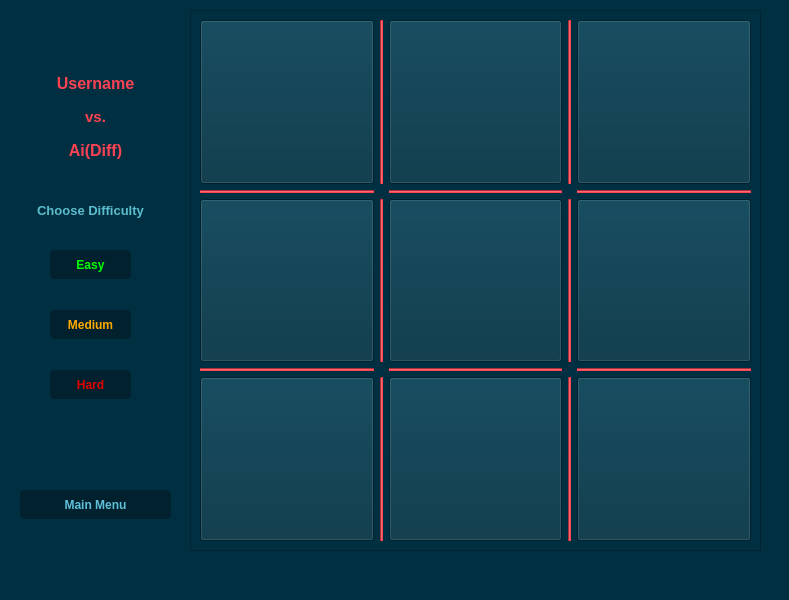
<?xml version="1.0" encoding="UTF-8"?>
<ui version="4.0">
 <class>pvai</class>
 <widget class="QDialog" name="pvai">
  <property name="geometry">
   <rect>
    <x>0</x>
    <y>0</y>
    <width>789</width>
    <height>600</height>
   </rect>
  </property>
  <property name="windowTitle">
   <string>Player VS AI</string>
  </property>
  <property name="styleSheet">
   <string notr="true">background-color: rgb(0, 47, 65);</string>
  </property>
  <widget class="QLabel" name="difficulty">
   <property name="geometry">
    <rect>
     <x>20</x>
     <y>200</y>
     <width>141</width>
     <height>20</height>
    </rect>
   </property>
   <property name="font">
    <font>
     <pointsize>10</pointsize>
     <bold>true</bold>
    </font>
   </property>
   <property name="styleSheet">
    <string notr="true">color: rgb(91, 189, 206);</string>
   </property>
   <property name="text">
    <string>Choose Difficulty</string>
   </property>
   <property name="alignment">
    <set>Qt::AlignCenter</set>
   </property>
  </widget>
  <widget class="QPushButton" name="easy">
   <property name="geometry">
    <rect>
     <x>50</x>
     <y>250</y>
     <width>81</width>
     <height>29</height>
    </rect>
   </property>
   <property name="font">
    <font>
     <bold>true</bold>
    </font>
   </property>
   <property name="styleSheet">
    <string notr="true">QPushButton{
color: rgb(0, 255, 0);
background-color: rgb(0, 33, 45);
border: 3px solid;
border-radius: 5px;
border-color: rgb(0, 33, 45);
}
QPushButton:Hover{
border-color: rgb(0, 35, 48);
background-color: rgb(0, 35, 48);
}
QPushButton:Pressed{
background-color: rgb(0, 255, 0);
color:rgb(0, 33, 45);
border-color: rgb(0, 255, 0);
}</string>
   </property>
   <property name="text">
    <string>Easy</string>
   </property>
  </widget>
  <widget class="QPushButton" name="medium">
   <property name="geometry">
    <rect>
     <x>50</x>
     <y>310</y>
     <width>81</width>
     <height>29</height>
    </rect>
   </property>
   <property name="font">
    <font>
     <bold>true</bold>
    </font>
   </property>
   <property name="styleSheet">
    <string notr="true">QPushButton{
color: rgb(255, 170, 0);
background-color: rgb(0, 33, 45);
border: 3px solid;
border-radius: 5px;
border-color: rgb(0, 33, 45);
}
QPushButton:Hover{
border-color: rgb(0, 35, 48);
background-color: rgb(0, 35, 48);
}
QPushButton:Pressed{
background-color: rgb(255, 170, 0);
color:rgb(0, 33, 45);
border-color: rgb(255, 170, 0);
}</string>
   </property>
   <property name="text">
    <string>Medium</string>
   </property>
  </widget>
  <widget class="QPushButton" name="hard">
   <property name="geometry">
    <rect>
     <x>50</x>
     <y>370</y>
     <width>81</width>
     <height>29</height>
    </rect>
   </property>
   <property name="font">
    <font>
     <bold>true</bold>
    </font>
   </property>
   <property name="styleSheet">
    <string notr="true">QPushButton{
color: rgb(225, 0, 0);
background-color: rgb(0, 33, 45);
border: 3px solid;
border-radius: 5px;
border-color: rgb(0, 33, 45);
}
QPushButton:Hover{
border-color: rgb(0, 35, 48);
background-color: rgb(0, 35, 48);
}
QPushButton:Pressed{
background-color: rgb(225, 0, 0);
color:rgb(0, 33, 45);
border-color: rgb(225, 0, 0);
}</string>
   </property>
   <property name="text">
    <string>Hard</string>
   </property>
  </widget>
  <widget class="QPushButton" name="main_menu">
   <property name="geometry">
    <rect>
     <x>20</x>
     <y>490</y>
     <width>151</width>
     <height>29</height>
    </rect>
   </property>
   <property name="font">
    <font>
     <bold>true</bold>
    </font>
   </property>
   <property name="styleSheet">
    <string notr="true">QPushButton{
color: rgb(96, 192, 218);
background-color: rgb(0, 33, 45);
border: 3px solid;
border-radius: 5px;
border-color: rgb(0, 33, 45);
}
QPushButton:Hover{
border-color: rgb(0, 35, 48);
background-color: rgb(0, 35, 48);
}
QPushButton:Pressed{
background-color: rgb(96, 192, 218);
color:rgb(0, 33, 45);
border-color: rgb(96, 192, 218);
}</string>
   </property>
   <property name="text">
    <string>Main Menu</string>
   </property>
  </widget>
  <widget class="QWidget" name="layoutWidget_2">
   <property name="geometry">
    <rect>
     <x>30</x>
     <y>70</y>
     <width>131</width>
     <height>94</height>
    </rect>
   </property>
   <layout class="QVBoxLayout" name="verticalLayout">
    <item>
     <widget class="QLabel" name="username">
      <property name="font">
       <font>
        <pointsize>12</pointsize>
        <italic>false</italic>
        <bold>true</bold>
       </font>
      </property>
      <property name="styleSheet">
       <string notr="true">color: rgb(253, 66, 83);</string>
      </property>
      <property name="text">
       <string>Username</string>
      </property>
      <property name="alignment">
       <set>Qt::AlignCenter</set>
      </property>
     </widget>
    </item>
    <item>
     <widget class="QLabel" name="VS">
      <property name="font">
       <font>
        <pointsize>11</pointsize>
        <bold>true</bold>
       </font>
      </property>
      <property name="styleSheet">
       <string notr="true">color: rgb(253, 66, 83);</string>
      </property>
      <property name="text">
       <string>vs.</string>
      </property>
      <property name="alignment">
       <set>Qt::AlignCenter</set>
      </property>
     </widget>
    </item>
    <item>
     <widget class="QLabel" name="diff">
      <property name="font">
       <font>
        <pointsize>12</pointsize>
        <bold>true</bold>
       </font>
      </property>
      <property name="styleSheet">
       <string notr="true">color: rgb(253, 66, 83);</string>
      </property>
      <property name="text">
       <string>Ai(Diff)</string>
      </property>
      <property name="alignment">
       <set>Qt::AlignCenter</set>
      </property>
     </widget>
    </item>
   </layout>
  </widget>
  <widget class="QFrame" name="frame1">
   <property name="geometry">
    <rect>
     <x>190</x>
     <y>10</y>
     <width>571</width>
     <height>541</height>
    </rect>
   </property>
   <property name="frameShape">
    <enum>QFrame::StyledPanel</enum>
   </property>
   <property name="frameShadow">
    <enum>QFrame::Raised</enum>
   </property>
   <widget class="QWidget" name="layoutWidget">
    <property name="geometry">
     <rect>
      <x>10</x>
      <y>10</y>
      <width>551</width>
      <height>521</height>
     </rect>
    </property>
    <layout class="QGridLayout" name="gridLayout">
     <item row="1" column="2">
      <widget class="Line" name="line_9">
       <property name="font">
        <font>
         <bold>true</bold>
        </font>
       </property>
       <property name="styleSheet">
        <string notr="true">background-color: rgb(255, 67, 80);</string>
       </property>
       <property name="orientation">
        <enum>Qt::Horizontal</enum>
       </property>
      </widget>
     </item>
     <item row="4" column="2">
      <widget class="QPushButton" name="eight">
       <property name="sizePolicy">
        <sizepolicy hsizetype="Minimum" vsizetype="Preferred">
         <horstretch>0</horstretch>
         <verstretch>0</verstretch>
        </sizepolicy>
       </property>
       <property name="font">
        <font>
         <family>Century Gothic</family>
         <pointsize>30</pointsize>
         <bold>true</bold>
        </font>
       </property>
       <property name="styleSheet">
        <string notr="true"/>
       </property>
       <property name="text">
        <string/>
       </property>
      </widget>
     </item>
     <item row="2" column="3">
      <widget class="Line" name="line_3">
       <property name="styleSheet">
        <string notr="true">background-color: rgb(255, 67, 80);</string>
       </property>
       <property name="orientation">
        <enum>Qt::Vertical</enum>
       </property>
      </widget>
     </item>
     <item row="2" column="4">
      <widget class="QPushButton" name="six">
       <property name="sizePolicy">
        <sizepolicy hsizetype="Minimum" vsizetype="Preferred">
         <horstretch>0</horstretch>
         <verstretch>0</verstretch>
        </sizepolicy>
       </property>
       <property name="font">
        <font>
         <family>Century Gothic</family>
         <pointsize>30</pointsize>
         <bold>true</bold>
        </font>
       </property>
       <property name="styleSheet">
        <string notr="true"/>
       </property>
       <property name="text">
        <string/>
       </property>
      </widget>
     </item>
     <item row="4" column="4">
      <widget class="QPushButton" name="nine">
       <property name="sizePolicy">
        <sizepolicy hsizetype="Minimum" vsizetype="Preferred">
         <horstretch>0</horstretch>
         <verstretch>0</verstretch>
        </sizepolicy>
       </property>
       <property name="font">
        <font>
         <family>Century Gothic</family>
         <pointsize>30</pointsize>
         <bold>true</bold>
        </font>
       </property>
       <property name="styleSheet">
        <string notr="true"/>
       </property>
       <property name="text">
        <string/>
       </property>
      </widget>
     </item>
     <item row="0" column="4">
      <widget class="QPushButton" name="three">
       <property name="sizePolicy">
        <sizepolicy hsizetype="Minimum" vsizetype="Preferred">
         <horstretch>0</horstretch>
         <verstretch>0</verstretch>
        </sizepolicy>
       </property>
       <property name="font">
        <font>
         <family>Century Gothic</family>
         <pointsize>30</pointsize>
         <bold>true</bold>
        </font>
       </property>
       <property name="styleSheet">
        <string notr="true"/>
       </property>
       <property name="text">
        <string/>
       </property>
      </widget>
     </item>
     <item row="0" column="0">
      <widget class="QPushButton" name="one">
       <property name="sizePolicy">
        <sizepolicy hsizetype="Minimum" vsizetype="Preferred">
         <horstretch>0</horstretch>
         <verstretch>0</verstretch>
        </sizepolicy>
       </property>
       <property name="font">
        <font>
         <family>Century Gothic</family>
         <pointsize>30</pointsize>
         <bold>true</bold>
        </font>
       </property>
       <property name="styleSheet">
        <string notr="true">background-color: rgb(0, 47, 65);</string>
       </property>
       <property name="text">
        <string/>
       </property>
      </widget>
     </item>
     <item row="0" column="3">
      <widget class="Line" name="line_5">
       <property name="styleSheet">
        <string notr="true">background-color: rgb(255, 67, 80);</string>
       </property>
       <property name="orientation">
        <enum>Qt::Vertical</enum>
       </property>
      </widget>
     </item>
     <item row="0" column="2">
      <widget class="QPushButton" name="two">
       <property name="sizePolicy">
        <sizepolicy hsizetype="Minimum" vsizetype="Preferred">
         <horstretch>0</horstretch>
         <verstretch>0</verstretch>
        </sizepolicy>
       </property>
       <property name="font">
        <font>
         <family>Century Gothic</family>
         <pointsize>30</pointsize>
         <bold>true</bold>
        </font>
       </property>
       <property name="styleSheet">
        <string notr="true"/>
       </property>
       <property name="text">
        <string/>
       </property>
      </widget>
     </item>
     <item row="4" column="3">
      <widget class="Line" name="line_4">
       <property name="styleSheet">
        <string notr="true">background-color: rgb(255, 67, 80);</string>
       </property>
       <property name="orientation">
        <enum>Qt::Vertical</enum>
       </property>
      </widget>
     </item>
     <item row="0" column="1">
      <widget class="Line" name="line_8">
       <property name="styleSheet">
        <string notr="true">background-color: rgb(255, 67, 80);</string>
       </property>
       <property name="orientation">
        <enum>Qt::Vertical</enum>
       </property>
      </widget>
     </item>
     <item row="4" column="1">
      <widget class="Line" name="line_6">
       <property name="styleSheet">
        <string notr="true">background-color: rgb(255, 67, 80);</string>
       </property>
       <property name="orientation">
        <enum>Qt::Vertical</enum>
       </property>
      </widget>
     </item>
     <item row="4" column="0">
      <widget class="QPushButton" name="seven">
       <property name="sizePolicy">
        <sizepolicy hsizetype="Minimum" vsizetype="Preferred">
         <horstretch>0</horstretch>
         <verstretch>0</verstretch>
        </sizepolicy>
       </property>
       <property name="font">
        <font>
         <family>Century Gothic</family>
         <pointsize>30</pointsize>
         <bold>true</bold>
        </font>
       </property>
       <property name="styleSheet">
        <string notr="true"/>
       </property>
       <property name="text">
        <string/>
       </property>
      </widget>
     </item>
     <item row="2" column="0">
      <widget class="QPushButton" name="four">
       <property name="sizePolicy">
        <sizepolicy hsizetype="Minimum" vsizetype="Preferred">
         <horstretch>0</horstretch>
         <verstretch>0</verstretch>
        </sizepolicy>
       </property>
       <property name="font">
        <font>
         <family>Century Gothic</family>
         <pointsize>30</pointsize>
         <bold>true</bold>
        </font>
       </property>
       <property name="styleSheet">
        <string notr="true"/>
       </property>
       <property name="text">
        <string/>
       </property>
      </widget>
     </item>
     <item row="2" column="2">
      <widget class="QPushButton" name="five">
       <property name="sizePolicy">
        <sizepolicy hsizetype="Minimum" vsizetype="Preferred">
         <horstretch>0</horstretch>
         <verstretch>0</verstretch>
        </sizepolicy>
       </property>
       <property name="font">
        <font>
         <family>Century Gothic</family>
         <pointsize>30</pointsize>
         <bold>true</bold>
        </font>
       </property>
       <property name="styleSheet">
        <string notr="true"/>
       </property>
       <property name="text">
        <string/>
       </property>
      </widget>
     </item>
     <item row="2" column="1">
      <widget class="Line" name="line_7">
       <property name="styleSheet">
        <string notr="true">background-color: rgb(255, 67, 80);</string>
       </property>
       <property name="orientation">
        <enum>Qt::Vertical</enum>
       </property>
      </widget>
     </item>
     <item row="1" column="4">
      <widget class="Line" name="line_10">
       <property name="font">
        <font>
         <bold>true</bold>
        </font>
       </property>
       <property name="styleSheet">
        <string notr="true">background-color: rgb(255, 67, 80);</string>
       </property>
       <property name="frameShadow">
        <enum>QFrame::Sunken</enum>
       </property>
       <property name="orientation">
        <enum>Qt::Horizontal</enum>
       </property>
      </widget>
     </item>
     <item row="3" column="0">
      <widget class="Line" name="line_2">
       <property name="styleSheet">
        <string notr="true">background-color: rgb(255, 67, 80);</string>
       </property>
       <property name="orientation">
        <enum>Qt::Horizontal</enum>
       </property>
      </widget>
     </item>
     <item row="3" column="2">
      <widget class="Line" name="line_11">
       <property name="styleSheet">
        <string notr="true">background-color: rgb(255, 67, 80);</string>
       </property>
       <property name="orientation">
        <enum>Qt::Horizontal</enum>
       </property>
      </widget>
     </item>
     <item row="3" column="4">
      <widget class="Line" name="line_12">
       <property name="styleSheet">
        <string notr="true">background-color: rgb(255, 67, 80);</string>
       </property>
       <property name="orientation">
        <enum>Qt::Horizontal</enum>
       </property>
      </widget>
     </item>
     <item row="1" column="0">
      <widget class="Line" name="line">
       <property name="styleSheet">
        <string notr="true">background-color: rgb(255, 67, 80);</string>
       </property>
       <property name="orientation">
        <enum>Qt::Horizontal</enum>
       </property>
      </widget>
     </item>
    </layout>
   </widget>
  </widget>
 </widget>
 <tabstops>
  <tabstop>easy</tabstop>
  <tabstop>medium</tabstop>
  <tabstop>hard</tabstop>
  <tabstop>main_menu</tabstop>
  <tabstop>one</tabstop>
  <tabstop>two</tabstop>
  <tabstop>three</tabstop>
  <tabstop>four</tabstop>
  <tabstop>five</tabstop>
  <tabstop>six</tabstop>
  <tabstop>seven</tabstop>
  <tabstop>eight</tabstop>
  <tabstop>nine</tabstop>
 </tabstops>
 <resources/>
 <connections/>
</ui>
